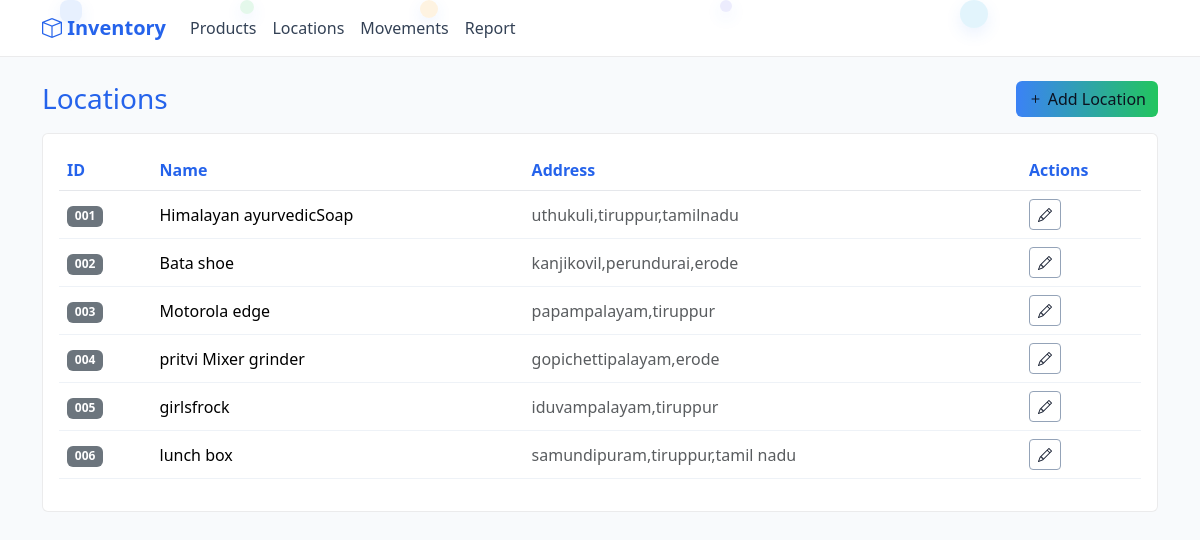
/locations, run on the app's committed database.
### models.py (models this page shows, shortened)
class Location(db.Model):
    __tablename__ = "location"
    location_id = db.Column(db.String, primary_key=True)
    name = db.Column(db.String, nullable=False)
    address = db.Column(db.String, nullable=True)

### app.py (the view)
    @app.route('/locations')
    def locations():
        items = Location.query.order_by(Location.location_id).all()
        return render_template('locations.html', locations=items)

### templates/locations.html
{% extends "base.html" %}
{% block content %}
  <div class="d-flex justify-content-between align-items-center mb-3 fade-up">
    <h3 class="m-0">Locations</h3>
    <a class="btn btn-primary hover-raise" href="{{ url_for('location_new') }}"><i class="bi bi-plus"></i> Add Location</a>
  </div>
  <div class="card p-3 fade-up hover-raise">
    <div class="table-responsive">
      <table class="table table-hover align-middle">
        <thead><tr><th>ID</th><th>Name</th><th>Address</th><th style="width:120px">Actions</th></tr></thead>
        <tbody class="row-stagger">
          {% for l in locations %}
          <tr class="fade-up" style="transition-delay: {{ loop.index0 * 40 }}ms;">
            <td><span class="badge bg-secondary">{{ l.location_id }}</span></td>
            <td>{{ l.name }}</td>
            <td class="text-muted">{{ l.address }}</td>
            <td>
              <a class="btn btn-sm btn-outline-light" href="{{ url_for('location_edit', location_id=l.location_id) }}"><i class="bi bi-pencil"></i></a>
            </td>
          </tr>
          {% else %}
          <tr><td colspan="4" class="text-center text-muted">No locations</td></tr>
          {% endfor %}
        </tbody>
      </table>
    </div>
  </div>
{% endblock %}

### templates/base.html (shortened to what this page needs)
<!doctype html>
<html lang="en">
<head>
  <link href="https://cdn.jsdelivr.net/npm/bootstrap@5.3.3/dist/css/bootstrap.min.css" rel="stylesheet">
  <link href="https://cdn.jsdelivr.net/npm/bootstrap-icons@1.11.3/font/bootstrap-icons.css" rel="stylesheet">
</head>
<body>
  <nav class="navbar navbar-expand-lg navbar-light mb-4">
    <div class="container">
      <a class="navbar-brand fw-bold" href="{{ url_for('index') }}"><i class="bi bi-box"></i> Inventory</a>
      <div class="collapse navbar-collapse" id="nav">
        <ul class="navbar-nav me-auto mb-2 mb-lg-0">
          <li class="nav-item"><a class="nav-link" href="{{ url_for('products') }}">Products</a></li>
          <li class="nav-item"><a class="nav-link" href="{{ url_for('locations') }}">Locations</a></li>
          <li class="nav-item"><a class="nav-link" href="{{ url_for('movements') }}">Movements</a></li>
          <li class="nav-item"><a class="nav-link" href="{{ url_for('report') }}">Report</a></li>
        </ul>
      </div>
    </div>
  </nav>
  <div class="bg-bubbles">
  </div>
  <div class="container content-wrapper">
    {% block content %}{% endblock %}
  </div>
</body>
</html>

### templates/base.html (style rules this page uses)
body { background: #f8fafc; color:#0f172a; }
.navbar { background: #ffffff; border-bottom: 1px solid rgba(2,6,23,.08); }
.card { background:#ffffff; border:1px solid rgba(2,6,23,.08); }
.table { color:#0f172a; }
.table thead th { color:#0f172a; border-bottom-color:#e5e7eb; }
.table tbody tr { border-color:#eef2f7; }
.btn-primary { background: linear-gradient(90deg,#3b82f6,#22c55e,#f59e0b); border: none; background-size: 200% 100%; transition: background-position .3s ease, transform .15s ease; color:#0b1220; }
.btn-outline-light { border-color:#94a3b8; color:#0f172a; }
a.nav-link { color:#334155 !important; }
h1, h2, h3, h4, h5, h6 { color:#2563eb; }
.navbar-brand { color:#2563eb !important; }
.table thead th { color:#2563eb; }
.bg-bubbles { position: fixed; inset: 0; overflow: hidden; pointer-events: none; z-index: 0; }
.fade-up { opacity:0; transform: translateY(12px); transition: opacity .6s ease, transform .6s ease; }
.fade-up.show { opacity:1; transform: none; }
.row-stagger > tr.fade-up { transition-duration: .7s; }
.card.fade-up { transition-duration: .7s; }
.hover-raise { transition: transform .2s ease, box-shadow .2s ease; }
.content-wrapper { position: relative; z-index: 1; }

### data on the page
Location: location_id "001", name "Himalayan ayurvedicSoap", address "uthukuli,tiruppur,tamilnadu"
Location: location_id "002", name "Bata shoe", address "kanjikovil,perundurai,erode"
Location: location_id "003", name "Motorola edge", address "papampalayam,tiruppur"
Location: location_id "004", name "pritvi Mixer grinder", address "gopichettipalayam,erode"
Location: location_id "005", name "girlsfrock", address "iduvampalayam,tiruppur"
Location: location_id "006", name "lunch box", address "samundipuram,tiruppur,tamil nadu"
